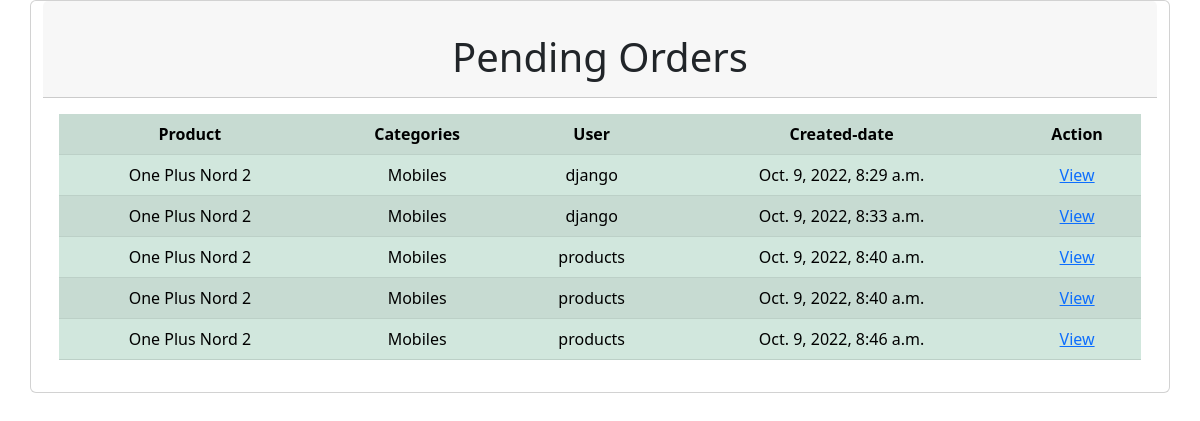
/owner/orders/latest, run on the app's committed database.
### owner/models.py (models this page shows, shortened)
class Orders(models.Model):
    user=models.ForeignKey(User, on_delete=models.CASCADE)
    product=models.ForeignKey(Products, on_delete=models.CASCADE)
    created_date=models.DateTimeField(auto_now_add=True,null=True)
    options = (
        ("order-placed", "order-placed"),
        ("dispatch","dispatch"),
        ("in-transit","in-transit"),
        ("delivered","delivered"),
        ("cancelled", "cancelled")
    )
    status = models.CharField(choices=options, max_length=120, default="order-placed")
    delivery_address=models.CharField(max_length=180,null=True)
    expected_delivery_date=models.DateTimeField(null=True)

class Products(models.Model):
    product_name=models.CharField(max_length=120,unique=True)
    category=models.ForeignKey(Categories,on_delete=models.CASCADE)
    img=models.ImageField(max_length=120,null=True)
    price=models.PositiveIntegerField()
    description=models.CharField(max_length=120,null=True)

class Categories(models.Model):
    category_name=models.CharField(max_length=120,unique=True)
    is_active=models.BooleanField(max_length=120,default=True)

### owner/views.py (the view)
# urls.py: path("orders/latest", views.OrdersListView.as_view(), name="neworders"),
class OrdersListView(ListView):
    model = Orders
    context_object_name = "orders"
    template_name = "admin-listorder.html"
    def get_queryset(self):
        return Orders.objects.filter(status='order-placed')

### customer/context_processors.py (called while the page is built)
def cart_count(request):
    cnt=Carts.objects.filter(status="in-cart").count()
    return {"cnt":cnt}

### owner/templates/admin-listorder.html (shortened to what this page needs)
<!doctype html>
<html lang="en">
<head>
    <link href="https://cdn.jsdelivr.net/npm/bootstrap@5.2.2/dist/css/bootstrap.min.css" rel="stylesheet"
>
</head>
<body>
<div class="container">
    <div class="row">
        <div class="card mb-4">
            <div class="card-header">
                <h1 class="text-center">Pending Orders</h1>
            </div>
            <div class="card-body">
                <table class="table table-success table-striped text-center">
                    <tr>
                        <th>Product</th>
                        <th>Categories</th>
                        <th>User</th>
                        <th>Created-date</th>
                        <th>Action</th>
                    </tr>
                    {%for order in orders%}
                    <tr>
                        <td>{{order.product.product_name}}</td>
                        <td>{{order.product.category.category_name}}</td>
                        <td>{{order.user}}</td>
                        <td>{{order.created_date}}</td>
                        <td>
                            <a href="{%url 'order-details' order.id%}">View</a>
                        </td>
                    </tr>
                    {%endfor%}
                </table>
            </div>
        </div>
    </div>
</div>
</body>
</html>

### data on the page
Orders: product.product_name "One Plus Nord 2", product.category.category_name "Mobiles", user "django", created_date "Oct. 9, 2022, 8:29 a.m."
Orders: product.product_name "One Plus Nord 2", product.category.category_name "Mobiles", user "django", created_date "Oct. 9, 2022, 8:33 a.m."
Orders: product.product_name "One Plus Nord 2", product.category.category_name "Mobiles", user "products", created_date "Oct. 9, 2022, 8:40 a.m."
Orders: product.product_name "One Plus Nord 2", product.category.category_name "Mobiles", user "products", created_date "Oct. 9, 2022, 8:40 a.m."
Orders: product.product_name "One Plus Nord 2", product.category.category_name "Mobiles", user "products", created_date "Oct. 9, 2022, 8:46 a.m."
